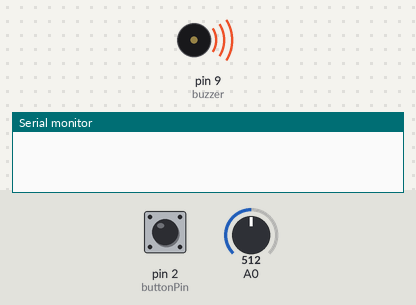
A sketch run on a simulated Arduino Uno, built with avr-gcc and run on an emulated ATmega328P. Shown: buzzer (waves = sounding, pin HIGH), the last lines printed to the serial monitor. Inputs (shaded band) come from the test bench; at power-on: pin 2 (buttonPin) LOW, A0 = 512.

Above: at 1.7 s.
1.8 s: pin 2 (buttonPin) pulled HIGH for 3 s
6.3 s: pin 2 (buttonPin) driven HIGH
14.0 s: A0 set to 108
21.7 s: A0 set to 88
29.4 s: A0 set to 187
37.1 s: A0 set to 218
At 38.24 s:
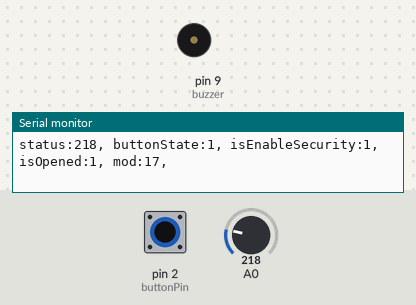
Timing chart, 0 to 42.7 s (numbered marks = the images above; inputs shaded):
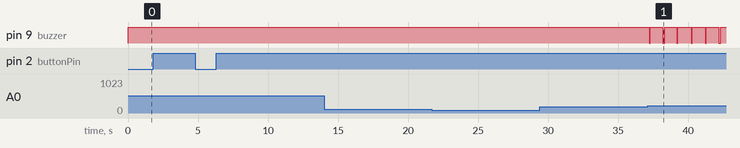

Measured:
- after the input at 37.1 s, pin 9 (buzzer): goes LOW 0.07 s, HIGH 0.87 s, LOW 0.14 s, 3 × (HIGH 0.87 s, LOW 0.07 s), HIGH 0.87 s, LOW 0.14 s, then HIGH, starting after 0.13 s

The sketch:

backpack.ino
```cpp
const int buttonPin = 2;
const int buzzer = 9;
int buttonState = 0;
bool isOpened = true;
bool isEnableSecurity = false;
int status;
unsigned long beeStartTime=millis();
unsigned long beeNowTime=millis();

void setup() {
  // serial
  Serial.begin(9600);

  // button input
  pinMode(buttonPin, INPUT);
  // buzzer output
  pinMode(buzzer, OUTPUT);

  // 一開始鋒明器無聲
  digitalWrite(buzzer, HIGH);

  // delay 0.5 秒先開始
  delay(500);

  // 先讀取有無磁石係前面
  status = analogRead(0);
  if (status < 200) {
    isOpened = false;
  } else {
    isOpened = true;
  }

  // 一插電個下點都係安全的, 唔洗啟用保安裝置
  isEnableSecurity = false;
}

void loop() {
  // 不斷檢測有無磁石反應
  status = analogRead(0);
  if (status < 200) {
    // 書包閉左
    isOpened = false;
  } else {
    // 書包開左
    isOpened = true;
  }

  // 讀取按鈕狀態
  buttonState = digitalRead(buttonPin);
  if (buttonState == HIGH) {
    // 放下按鈕時, 唔做野
  } else {
    // 按下按鈕時, 一定係 safe, 唔洗啟動保安裝置
    isEnableSecurity = false;
    beeStartTime = millis();
    beeNowTime = millis();
    digitalWrite(buzzer, HIGH);
    delay(3000);
    return;
  }

  // print
  Serial.print("status:");Serial.print(status);Serial.print(", ");
  Serial.print("buttonState:");Serial.print(buttonState);Serial.print(", ");
  Serial.print("isEnableSecurity:");Serial.print(isEnableSecurity);Serial.print(", ");
  Serial.print("isOpened:");Serial.print(isOpened);Serial.print(", ");
  Serial.print("mod:");Serial.print((beeNowTime - beeStartTime) % 1000);Serial.print(", ");
  Serial.println("");

  // 如果書包開左
  if (isOpened) {
    if (isEnableSecurity) {
      // 書包開左, 但又啟用左保安裝置, 就 bee
      beeNowTime = millis();
      if ((beeNowTime - beeStartTime) % 1000 <= 100) {
        digitalWrite(buzzer, LOW);
      } else {
        digitalWrite(buzzer, HIGH);
      }
    } else {
      // 唔洗 bee
      beeStartTime = millis();
      beeNowTime = millis();
      digitalWrite(buzzer, HIGH);
    }
  } else {
    // 如果書包關左

    // 唔會 bee
    beeStartTime = millis();
    beeNowTime = millis();
    digitalWrite(buzzer, HIGH);

    // 同埋會啟用保安裝置
    isEnableSecurity = true;
  }
}
```
